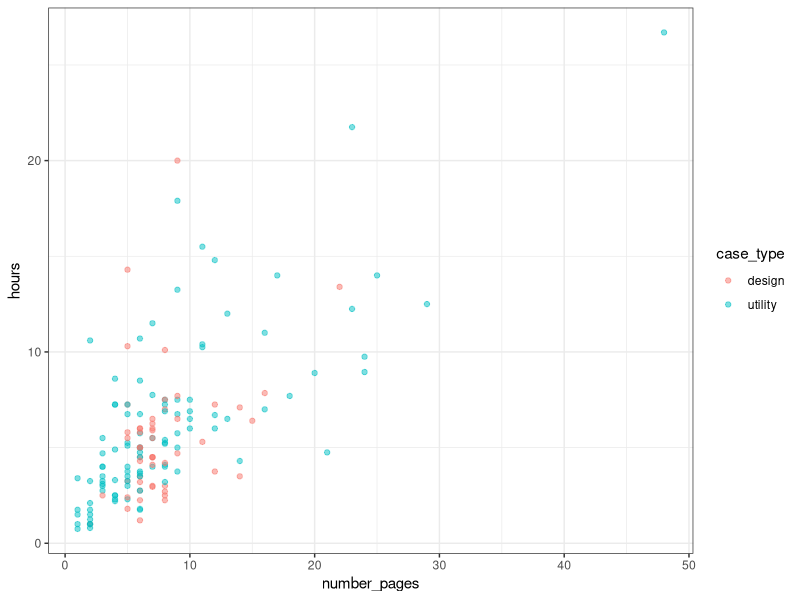
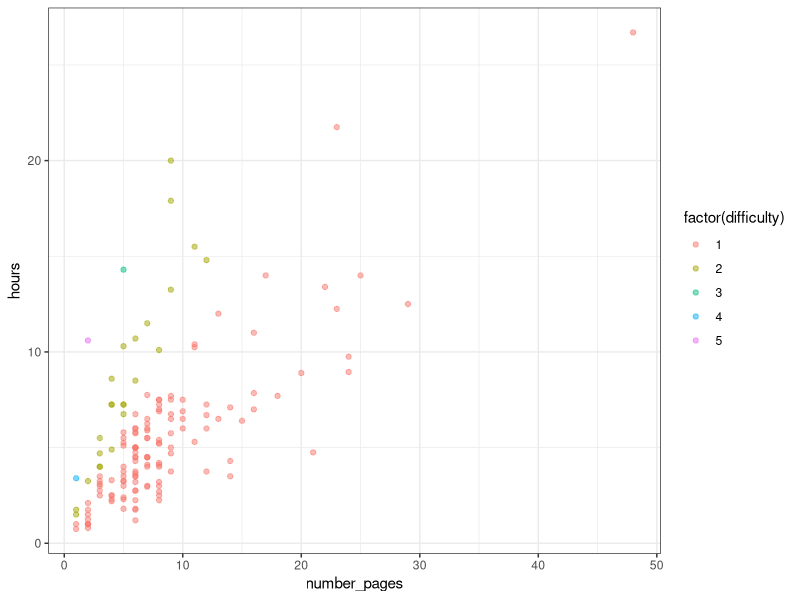
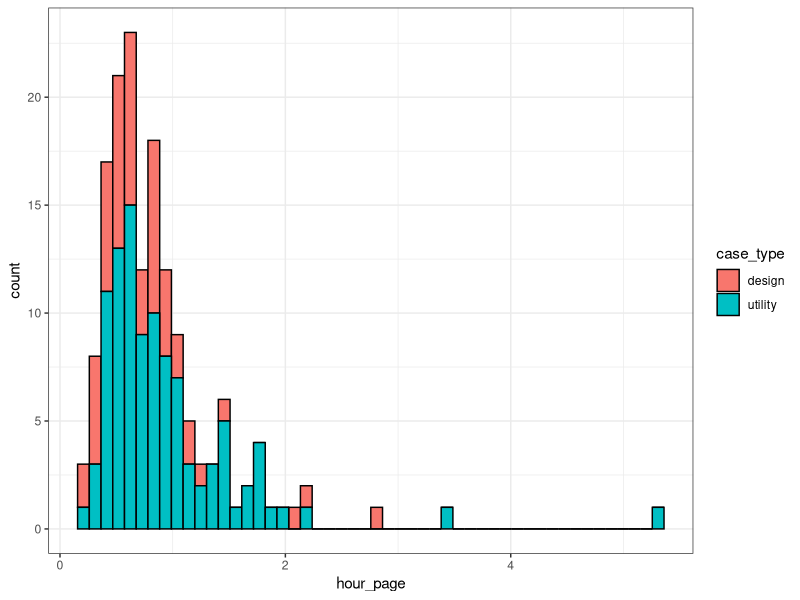
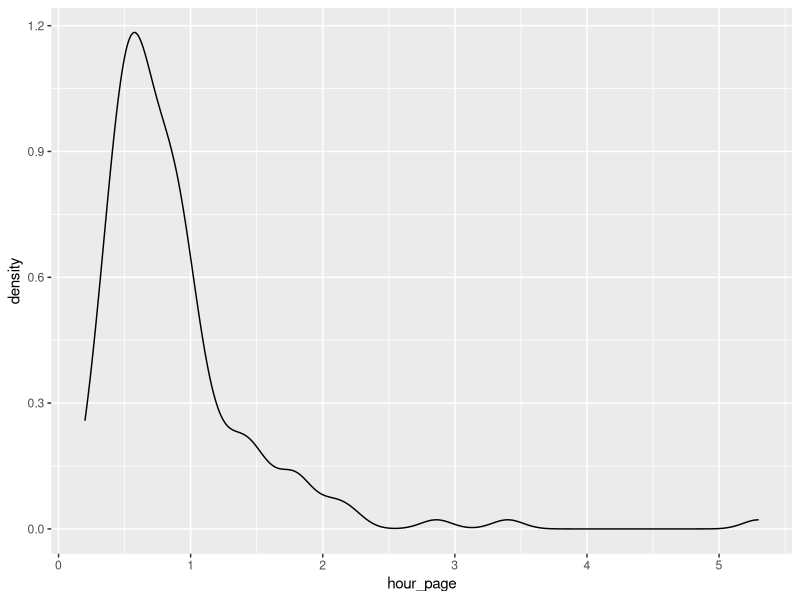
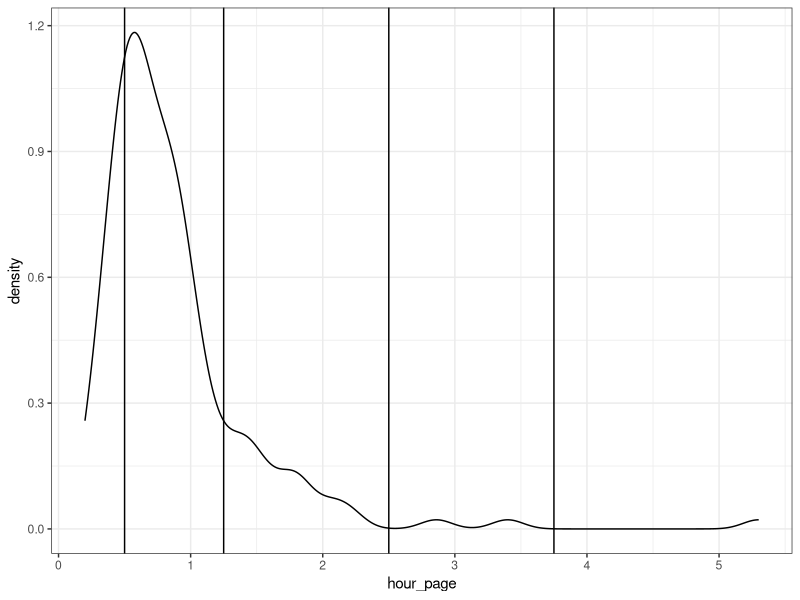
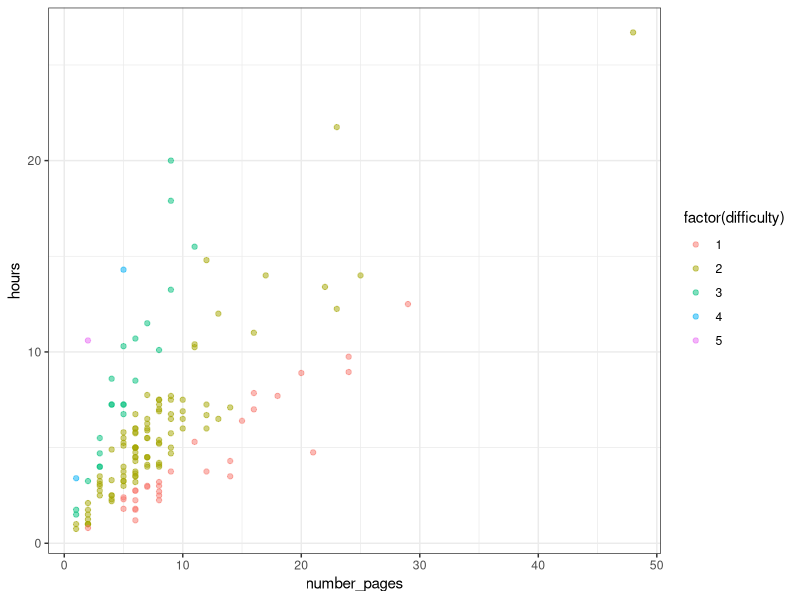
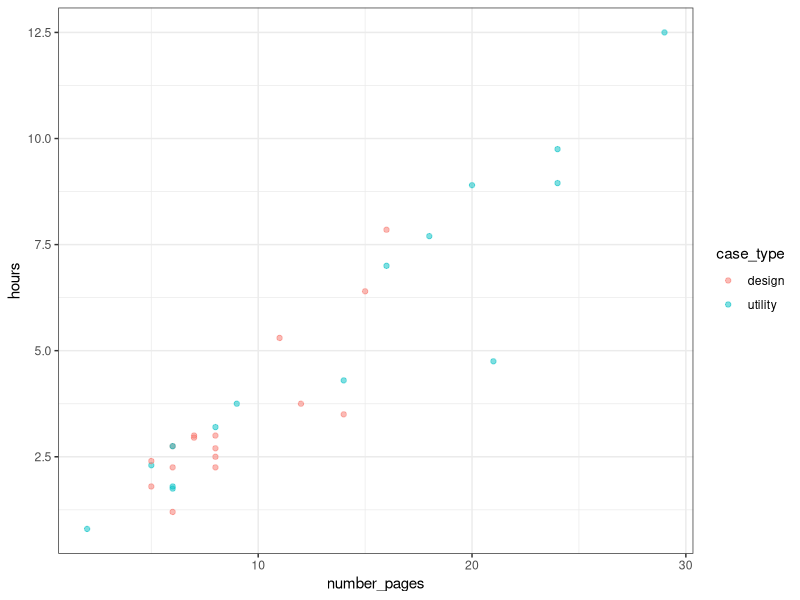
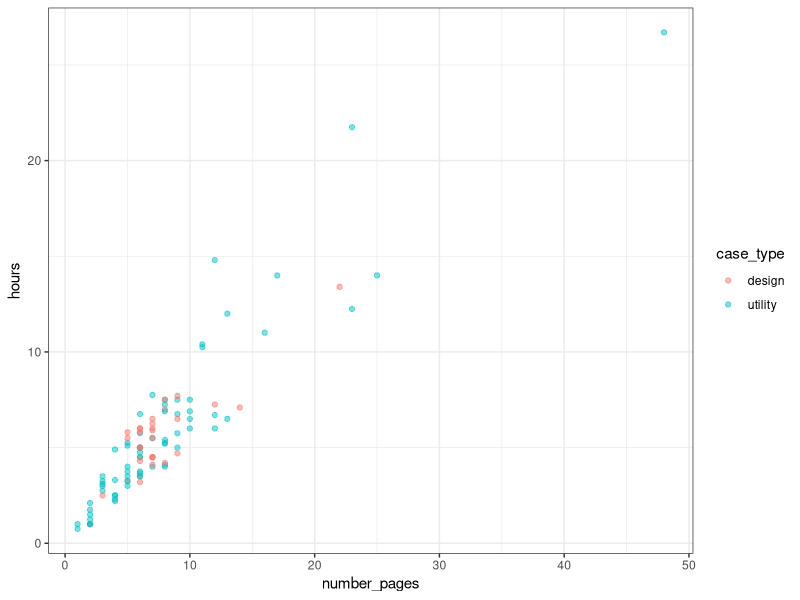

Generate these figures, in order, with R:
## ---- chunk 1
knitr::opts_chunk$set(echo = TRUE)
## ---- chunk 2
setwd("C:/Users/Aaron/Dropbox/Documents/coding/data/20190424_projectEstimator")
## ---- chunk 3
library(ggplot2)
library(dplyr)
library(corrplot)
## ---- chunk 4
df <- read.csv('./data/engineered_data.csv')
head(df)
## ---- chunk 5
str(df)
## ---- chunk 6
df$difficulty <- as.factor(df$difficulty)
## ---- chunk 7
summary(df)
## ---- chunk 8
ggplot(df, aes(x=number_pages, y=hours)) + 
  geom_point(aes(color=case_type),alpha=0.5) +
  theme_bw()
## ---- chunk 9
ggplot(df, aes(x=number_pages, y=hours)) + 
  geom_point(aes(color=factor(difficulty)),alpha=0.5) +
  theme_bw()
## ---- chunk 10
ggplot(df, aes(hour_page)) +
  geom_histogram(aes(fill=case_type), color='black', bins = 50) +
  theme_bw()
## ---- chunk 11
ggplot(df, aes(hour_page)) +
  geom_density()
## ---- chunk 12
ggplot(df, aes(hour_page)) +
  geom_density() +
  geom_vline(xintercept = 0.5) +
  geom_vline(xintercept = 1.25) +
  geom_vline(xintercept = 2.5) +
  geom_vline(xintercept = 3.75) +
  theme_bw()
## ---- chunk 13
create_difficulty <- function(x){
  if (x < 0.5){
    return(1)
  } else if (x >= 0.5 & x < 1.25){
    return(2)
  } else if (x >= 1.25 & x < 2.5){
    return(3)
  } else if (x >= 2.5 & x < 3.75){
    return(4)
  } else{
    return(5)
  }
}
## ---- chunk 14
df$difficulty <- sapply(df$hour_page, create_difficulty)
## ---- chunk 15
head(df)
## ---- chunk 16
ggplot(df, aes(x=number_pages, y=hours)) + 
  geom_point(aes(color=factor(difficulty)),alpha=0.5) +
  theme_bw()
## ---- chunk 17
level.one <- df %>% filter(difficulty == 1)
## ---- chunk 18
ggplot(level.one, aes(x=number_pages, y=hours)) + 
  geom_point(aes(color=case_type),alpha=0.5) +
  theme_bw()
## ---- chunk 19
level.two <- df %>% filter(difficulty == 2)
## ---- chunk 20
ggplot(level.two, aes(x=number_pages, y=hours)) + 
  geom_point(aes(color=case_type),alpha=0.5) +
  theme_bw()
## ---- chunk 21
level.three <- df %>% filter(difficulty == 3)
## ---- chunk 22
ggplot(level.three, aes(x=number_pages, y=hours)) + 
  geom_point(aes(color=case_type),alpha=0.5) +
  theme_bw()
## ---- chunk 23
final_df <- df %>% select(case_type, number_pages, X3d_modeling, difficulty, hours)
## ---- chunk 24
library(caTools)

#Split the sample

sample <- sample.split(final_df$hours, SplitRatio = 0.7)

#Training Data
train = subset(final_df, sample=TRUE)

#Test Data
test = subset(final_df, sample=FALSE)
## ---- chunk 25
model <- lm(hours ~ ., train)
## ---- chunk 26
summary(model)
## ---- chunk 27
new.step.model <- step(model)
## ---- chunk 28
summary(new.step.model)
## ---- chunk 29
hours.predictions <- predict(new.step.model, test)
## ---- chunk 30
results <- cbind(hours.predictions, test$hours)
colnames(results) <- c("pred", "real")
results <- as.data.frame(results)
## ---- chunk 31
to_zero <- function(x){
  if(x < 0){
    return(0)
  } else{
    return(x)
  }
}
## ---- chunk 32
results$pred <- sapply(results$pred, to_zero)
## ---- chunk 33
mse <- mean((results$real - results$pred)^2)
print(mse)
